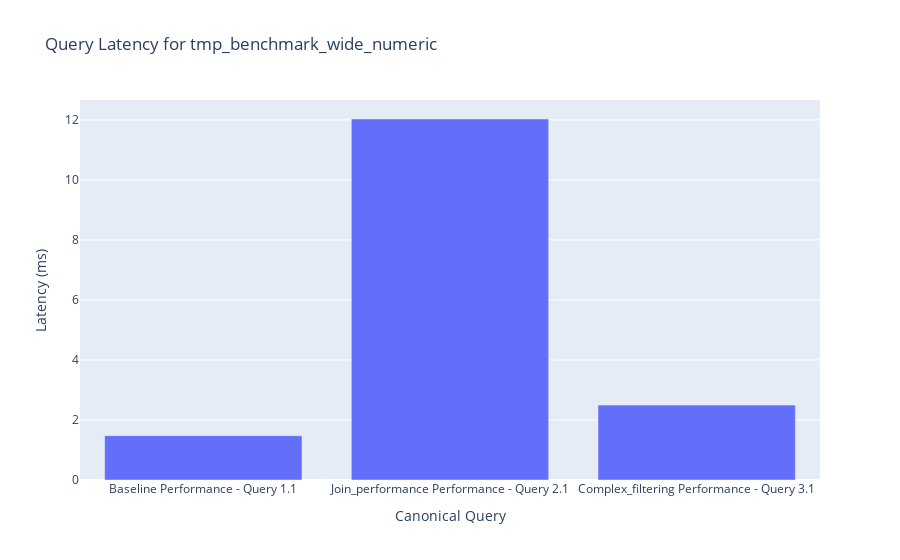

Source (notebook cell):
### Markdown cell above
--- 
## 6. Performance Benchmark Analysis

### Code cell
display_header("Canonical Query Performance Results")

if performance_df is not None and not performance_df.empty:
    display(performance_df[['query_name', 'latency_ms', 'status']])
    
    # Plot the results for successful queries
    success_df = performance_df[performance_df['status'] == 'Success']
    if not success_df.empty:
        fig = px.bar(success_df, x='query_name', y='latency_ms',
                     title=f'Query Latency for {DATABASE_NAME}',
                     labels={'latency_ms': 'Latency (ms)', 'query_name': 'Canonical Query'})
        fig.show()
else:
    print("No performance benchmark data available.")

### Figure 1 — Plotly figure (JSON) as saved in the notebook; plotly's stock layout.template omitted (floating-point values rounded to 4 significant figures)
{"data": [{"hovertemplate": "Canonical Query=%{x}<br>Latency (ms)=%{y}<extra></extra>", "legendgroup": "", "marker": {"color": "#636efa", "pattern": {"shape": ""}}, "name": "", "orientation": "v", "showlegend": false, "textposition": "auto", "type": "bar", "x": ["Baseline Performance - Query 1.1", "Join_performance Performance - Query 2.1", "Complex_filtering Performance - Query 3.1"], "xaxis": "x", "y": [1.475, 12.03, 2.496], "yaxis": "y"}], "layout": {"barmode": "relative", "legend": {"tracegroupgap": 0}, "title": {"text": "Query Latency for tmp_benchmark_wide_numeric"}, "xaxis": {"anchor": "y", "domain": [0, 1], "title": {"text": "Canonical Query"}}, "yaxis": {"anchor": "x", "domain": [0, 1], "title": {"text": "Latency (ms)"}}}}
